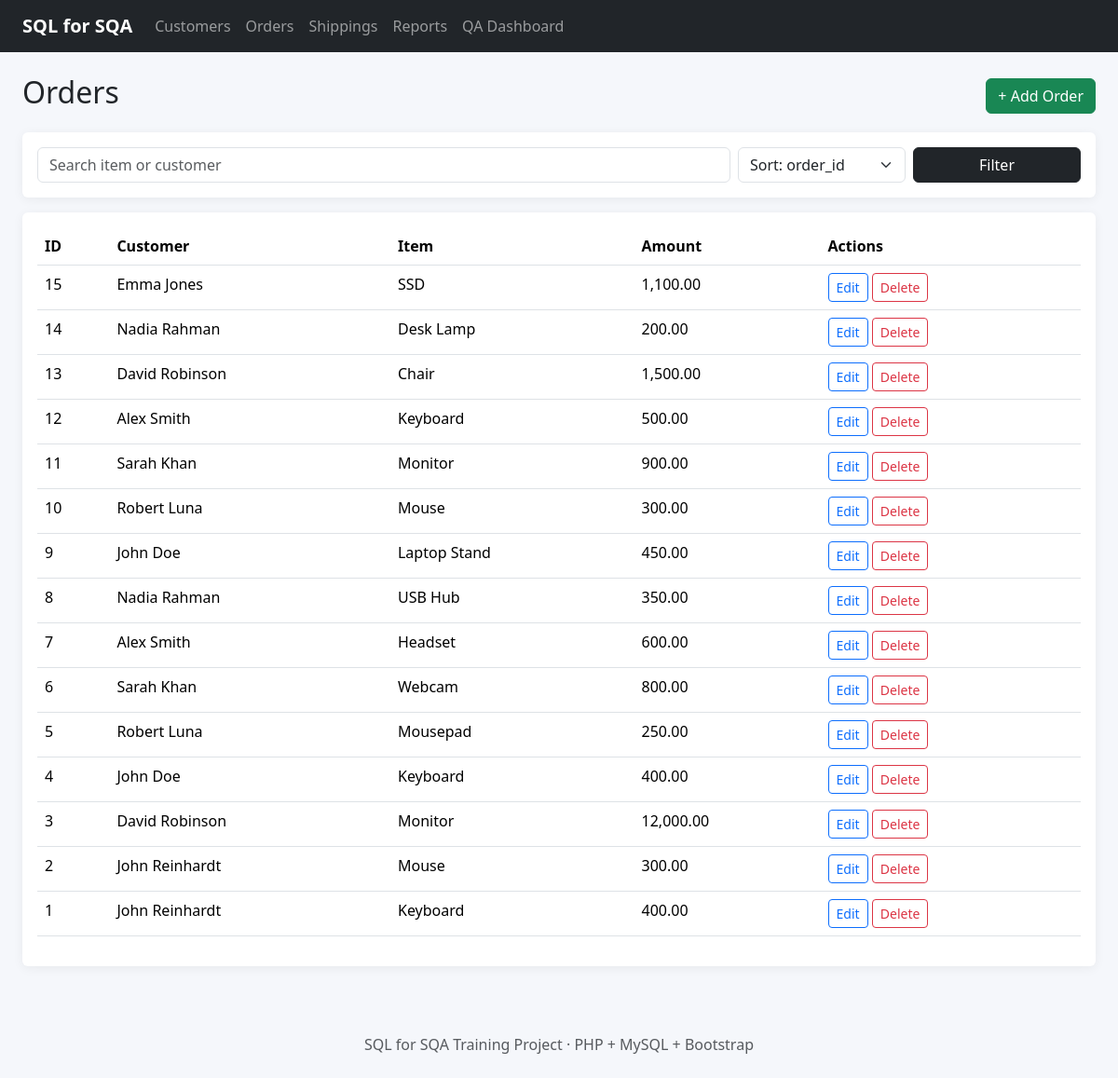
/orders.php, run on the app's committed database.
### tables this page shows
CREATE TABLE orders (
    order_id INT AUTO_INCREMENT PRIMARY KEY,
    item VARCHAR(100) NOT NULL,
    amount DECIMAL(10,2) NOT NULL,
    customer_id INT NOT NULL,
    CONSTRAINT fk_orders_customer FOREIGN KEY (customer_id) REFERENCES customers(customer_id)
        ON UPDATE CASCADE ON DELETE RESTRICT
);

CREATE TABLE customers (
    customer_id INT AUTO_INCREMENT PRIMARY KEY,
    first_name VARCHAR(50) NOT NULL,
    last_name VARCHAR(50) NULL,
    age INT NULL,
    country VARCHAR(50) NOT NULL
);

### public/orders.php (the view, shortened to what this page needs)
<?php
require_once __DIR__ . '/../config/database.php';
$q = trim($_GET['q'] ?? '');
$sort = $_GET['sort'] ?? 'order_id';
$allowed = [
    'order_id',
    'item',
    'amount',
    'customer_id',
];
$sql = '
    SELECT
        o.*,
        c.first_name,
        c.last_name
    FROM orders o
    INNER JOIN customers c
        ON o.customer_id = c.customer_id
    WHERE 1 = 1
';
$p = [];
$sql .= " ORDER BY o.`$sort` DESC";
$s = $pdo->prepare($sql);
$s->execute($p);
$rows = $s->fetchAll();
include 'header.php';
?>
<div class="d-flex justify-content-between align-items-center mb-3">
    <h2>Orders</h2>
    <a
        class="btn btn-success"
        href="../orders/create.php">
        + Add Order
    </a>
</div>
<form class="card p-3 mb-3">
    <div class="row g-2">
        <div class="col-md-8">
            <input
                class="form-control"
                name="q"
                value="<?= htmlspecialchars($q) ?>"
                placeholder="Search item or customer">
        </div>
        <div class="col-md-2">
            <select
                class="form-select"
                name="sort">
                <?php foreach ($allowed as $x): ?>
                    <option
                        value="<?= $x ?>"
                        <?= $sort === $x ? 'selected' : '' ?>>
                        Sort: <?= $x ?>
                    </option>
                <?php endforeach; ?>
            </select>
        </div>
        <div class="col-md-2">
            <button class="btn btn-dark w-100">
                Filter
            </button>
        </div>
    </div>
</form>
<div class="card p-3">
    <div class="table-responsive">
        <table class="table table-hover">
            <thead>
                <tr>
                    <th>ID</th>
                    <th>Customer</th>
                    <th>Item</th>
                    <th>Amount</th>
                    <th>Actions</th>
                </tr>
            </thead>
            <tbody>
                <?php foreach ($rows as $r): ?>
                    <tr>
                        <td>
                            <?= $r['order_id'] ?>
                        </td>
                        <td>
                            <?= htmlspecialchars(
                                $r['first_name'] . ' ' . ($r['last_name'] ?? '')
                            ) ?>
                        </td>
                        <td>
                            <?= htmlspecialchars($r['item']) ?>
                        </td>
                        <td>
                            <?= number_format($r['amount'], 2) ?>
                        </td>
                        <td>
                            <a
                                class="btn btn-sm btn-outline-primary"
                                href="../orders/edit.php?id=<?= $r['order_id'] ?>">
                                Edit
                            </a>
                            <a
                                class="btn btn-sm btn-outline-danger"
                                onclick="return confirm('Delete this order?')"
                                href="../orders/delete.php?id=<?= $r['order_id'] ?>">
                                Delete
                            </a>
                        </td>
                    </tr>
                <?php endforeach; ?>
            </tbody>
        </table>
    </div>
</div>
<?php include 'footer.php'; ?>

### assets/css/style.css (style rules this page uses)
body { background:#f5f7fb; }
.card { border:0; box-shadow:0 2px 12px rgba(0,0,0,.06); }
.table thead th { white-space:nowrap; }

### data on the page
orders: order_id "15", customer.last_name "Emma Jones", item "SSD", amount "1,100.00"
orders: order_id "14", customer.last_name "Nadia Rahman", item "Desk Lamp", amount "200.00"
orders: order_id "13", customer.last_name "David Robinson", item "Chair", amount "1,500.00"
orders: order_id "12", customer.last_name "Alex Smith", item "Keyboard", amount "500.00"
orders: order_id "11", customer.last_name "Sarah Khan", item "Monitor", amount "900.00"
orders: order_id "10", customer.last_name "Robert Luna", item "Mouse", amount "300.00"
orders: order_id "9", customer.last_name "John Doe", item "Laptop Stand", amount "450.00"
orders: order_id "8", customer.last_name "Nadia Rahman", item "USB Hub", amount "350.00"
orders: order_id "7", customer.last_name "Alex Smith", item "Headset", amount "600.00"
orders: order_id "6", customer.last_name "Sarah Khan", item "Webcam", amount "800.00"
orders: order_id "5", customer.last_name "Robert Luna", item "Mousepad", amount "250.00"
orders: order_id "4", customer.last_name "John Doe", item "Keyboard", amount "400.00"
orders: order_id "3", customer.last_name "David Robinson", item "Monitor", amount "12,000.00"
orders: order_id "2", customer.last_name "John Reinhardt", item "Mouse", amount "300.00"
orders: order_id "1", customer.last_name "John Reinhardt", item "Keyboard", amount "400.00"
